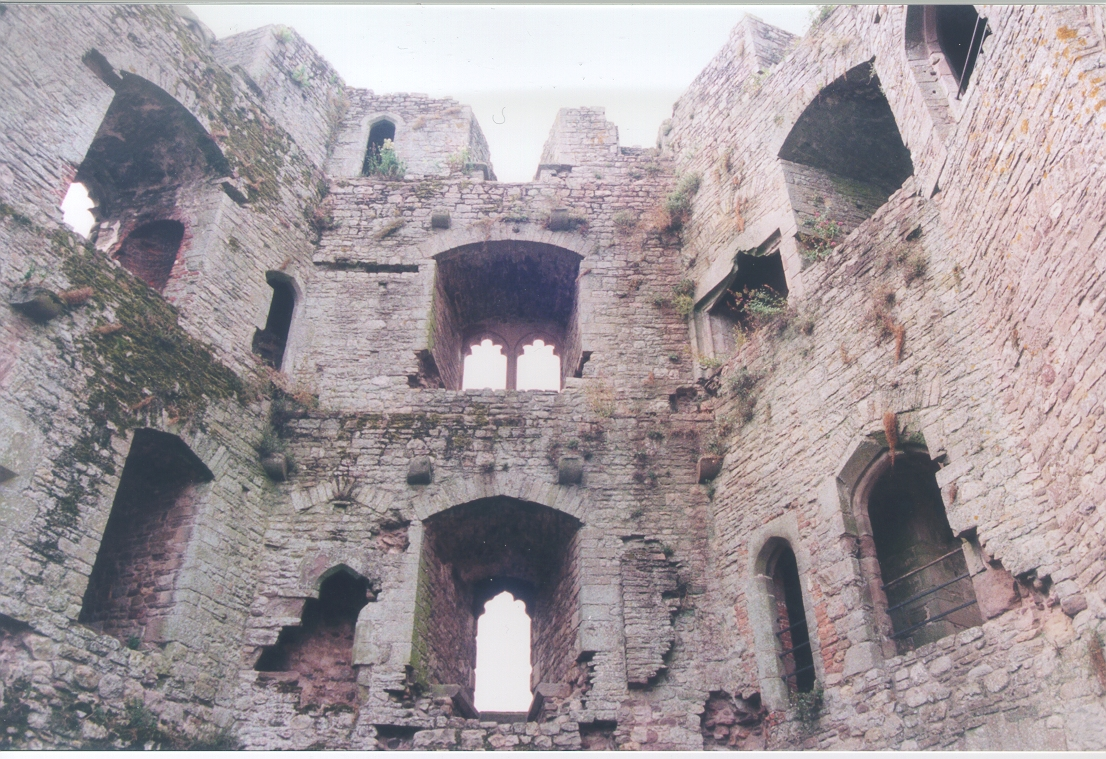
#> input picture Image1.jpg, 1106 x 759 px
$ jupyter execute TP_VSLAM.ipynb
#> lines starting #> are read from the running program, lines starting #| are printed output that depends on the picture; long printed decimals are rounded
[cell 1]
import cv2
import numpy as np
import matplotlib.pyplot as plt
import plotly.graph_objects as go

[cell 2]
img1 = cv2.imread('Image1.jpg', cv2.IMREAD_GRAYSCALE)  # Première image
#> img1: shape (759, 1106); min 46, max 255, mean 155.1
img2 = cv2.imread('Image2.jpg', cv2.IMREAD_GRAYSCALE)  # Deuxième image
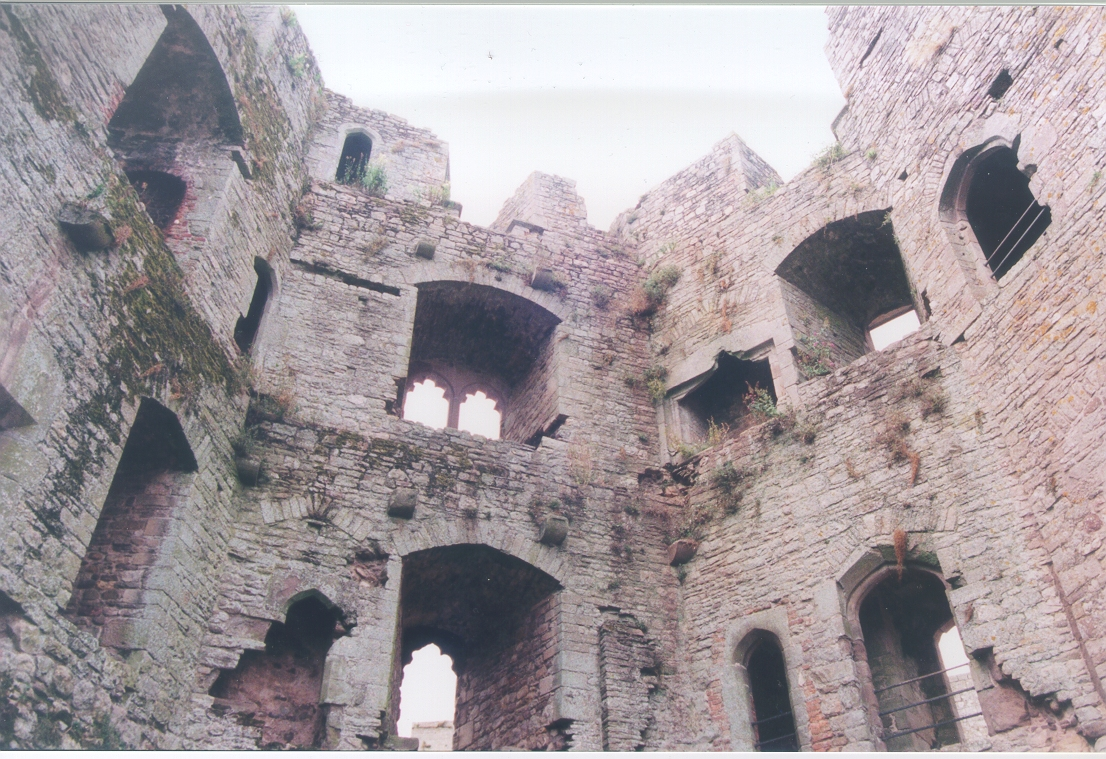
#> input picture Image2.jpg, 1106 x 759 px
#> img2: shape (759, 1106); min 45, max 255, mean 156.8

# Afficher les images
plt.figure(figsize=(10, 5))
plt.subplot(1, 2, 1)
plt.imshow(img1, cmap='gray')
plt.title("Image 1")
plt.subplot(1, 2, 2)
plt.imshow(img2, cmap='gray')
plt.title("Image 2")
plt.show()
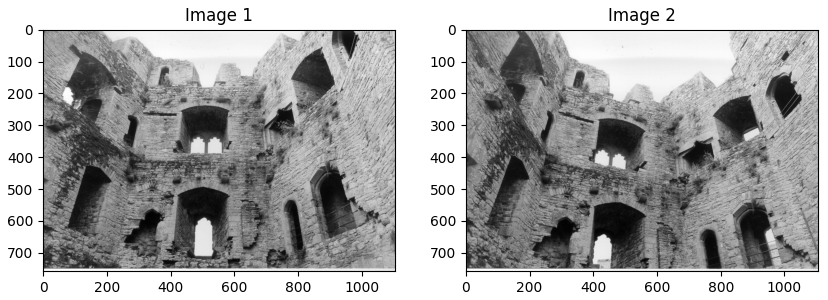
#> figure drawn by matplotlib, 2 panels

Etape 1:
Détection des caractéristiques des deux images avec ORB

[cell 3]
orb = cv2.ORB_create(nfeatures=5000)  # Initialisation d'ORB

keypoints1 = orb.detect(img1,None)
#> keypoints1 = 5000 keypoints; strongest (x, y, size): (982, 52, 31), (980, 54, 31), (505, 591, 111.1), (957, 98, 31)
keypoints2 = orb.detect(img2,None)
#> keypoints2 = 5000 keypoints; strongest (x, y, size): (413, 653, 37.2), (433, 644, 77.1), (412, 653, 31), (412, 654, 44.6)


keypoints1, descriptors1 = orb.compute(img1, keypoints1)
keypoints2, descriptors2 = orb.compute(img2, keypoints2)

[cell 4]
# Afficher les points clés sur la première image
img1_keypoints = cv2.drawKeypoints(img1, keypoints1, None, color=(0, 255, 0))
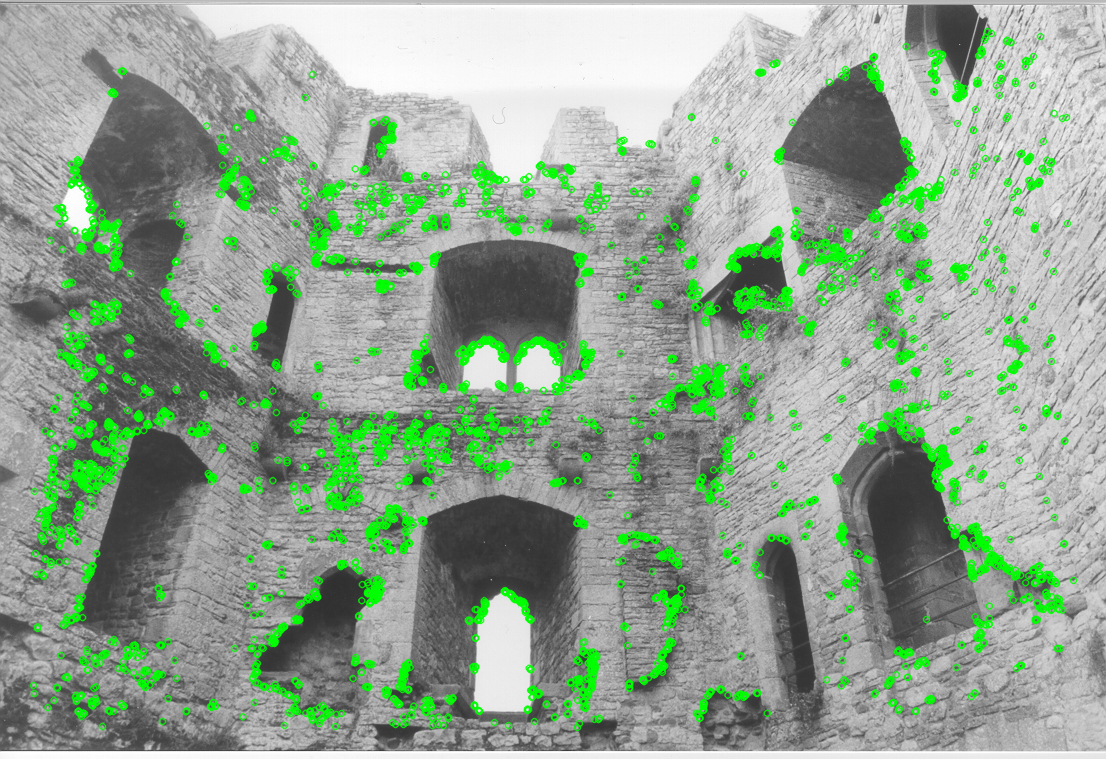
#> img1_keypoints: shape (759, 1106, 3); mean of channels 0, 1, 2 144.6, 163.7, 144.6; drawn as B, G, R
img2_keypoints = cv2.drawKeypoints(img2, keypoints2, None, color=(0, 255, 0))
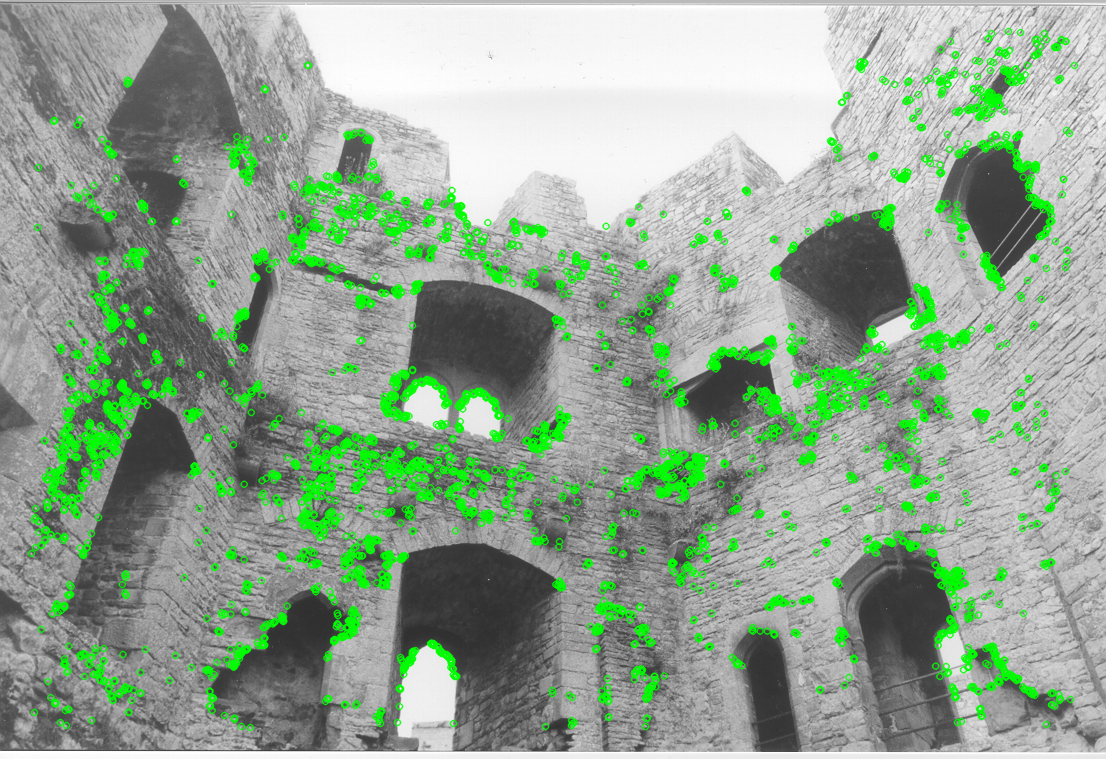
#> img2_keypoints: shape (759, 1106, 3); mean of channels 0, 1, 2 146.4, 165.4, 146.4; drawn as B, G, R
plt.figure(figsize=(10, 5))
plt.subplot(1, 2, 1)
plt.imshow(img1_keypoints)
plt.title("Points clés - Image 1")
plt.subplot(1, 2, 2)
plt.imshow(img2_keypoints)
plt.title("Points clés - Image 2")
plt.show()

Étape 2 : Mise en correspondance avec BFMatcher et filtrage RANSAC

[cell 5]
bf = cv2.BFMatcher(cv2.NORM_HAMMING, crossCheck=True)
matches = bf.match(descriptors1, descriptors2)
#> matches = 1828 matches
matches = sorted(matches, key=lambda x: x.distance)

# Afficher les correspondances
img_matches = cv2.drawMatches(img1, keypoints1, img2, keypoints2, matches[:50], None, flags=2)
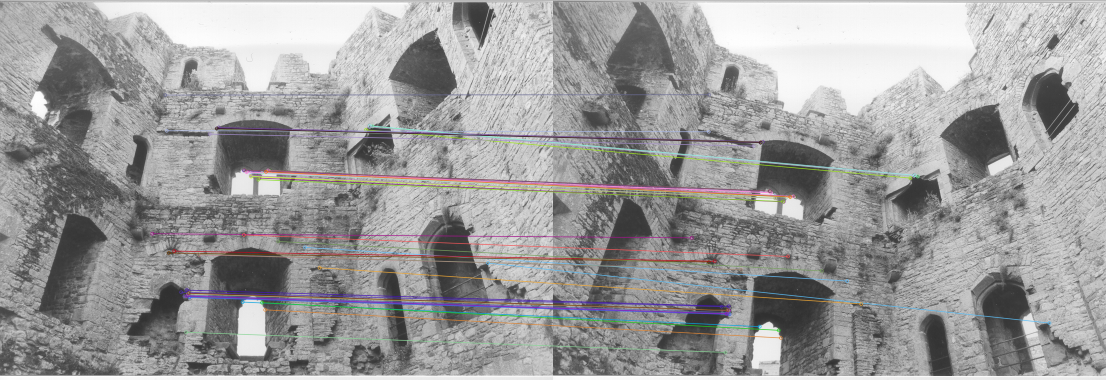
#> img_matches: shape (759, 2212, 3) (shown at 1/2 size); mean of channels 0, 1, 2 155.7, 155.5, 156; drawn as B, G, R
plt.figure(figsize=(15, 10))
plt.imshow(img_matches)
plt.title("Correspondances entre les images")
plt.show()

[cell 6]
pts1 = np.float32([keypoints1[m.queryIdx].pt for m in matches])
#> pts1 = 1828 pairs, first value 33 to 1059.8, second value 31 to 724
pts2 = np.float32([keypoints2[m.trainIdx].pt for m in matches])
#> pts2 = 1828 pairs, first value 31 to 1074, second value 33 to 727

F, mask = cv2.findFundamentalMat(pts1, pts2, method=cv2.FM_RANSAC)
#> F = [[-1.33e-07, -1.64e-07, -0.000194], [2.81e-06, -8.31e-07, 0.00807], [-0.00276, -0.00886, 1]]; mask = 1828 values, max 1 at index 0, min 0 at index 9, mean 0.668

# Filtrer les correspondances avec le masque de RANSAC
pts1_filtered = pts1[mask.ravel() == 1]
#> pts1_filtered = 1221 pairs, first value 35 to 1042, second value 46.08 to 705.6
pts2_filtered = pts2[mask.ravel() == 1]
#> pts2_filtered = 1221 pairs, first value 38.4 to 1054.1, second value 134.4 to 727

# Afficher les correspondances filtrées
img_matches = cv2.drawMatches(img1, keypoints1, img2, keypoints2, [matches[i] for i in range(len(matches)) if mask.ravel()[i] == 1], None, flags=2)
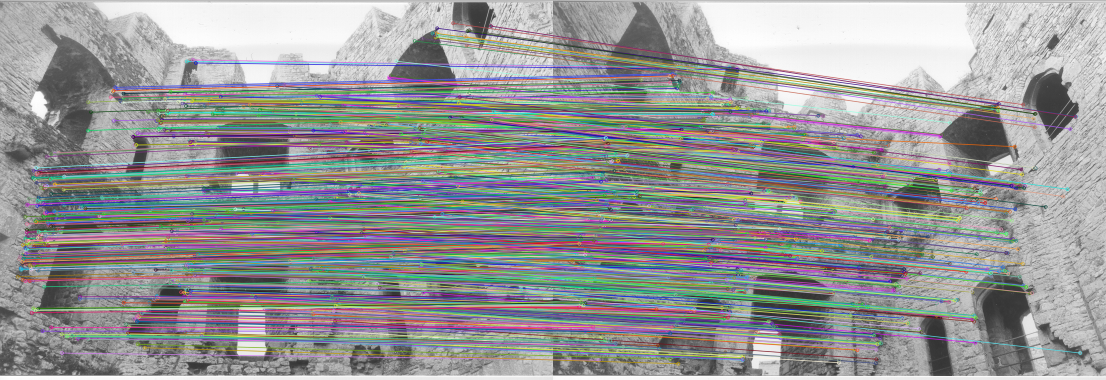
#> img_matches: shape (759, 2212, 3) (shown at 1/2 size); mean of channels 0, 1, 2 150.8, 150.5, 149.6; drawn as B, G, R
plt.figure(figsize=(15, 10))
plt.imshow(img_matches)
plt.title("Correspondances filtrées entre les images")
plt.show()

Etape 3: Matrice Essentielle

[cell 7]
K = np.array([[632.2, 0, 553], [0, 632.2, 379.5], [0, 0, 1]])
E, mask = cv2.findEssentialMat(pts1, pts2, K, method=cv2.RANSAC)
#> E = [[-0.011, -0.0898, 0.0323], [-0.0634, 0.0696, -0.7], [0.118, 0.689, 0.0629]]; mask = 1828 values, max 1 at index 0, min 0 at index 1, mean 0.418
_, R, T, mask_pose = cv2.recoverPose(E, pts1_filtered, pts2_filtered, K)
#> R = [[0.952, -0.2, -0.231], [0.222, 0.972, 0.0765], [0.209, -0.124, 0.97]]; T = [0.991, 0.0568, 0.123]; mask_pose = 1221 values, max 255 at index 0, min 0 at index 1176, mean 254.8
print("Rotation :\n", R)
#| Rotation :
#|  [[ 0.9522 -0.1998 -0.231]
#|  [ 0.2225   0.9719   0.07652]
#|  [ 0.2092 -0.1242  0.97]]
print("Translation :\n", T)
#| Translation :
#|  [[0.9907]
#|  [0.05683]
#|  [0.1234]]

Etape 4: Triangulation et Reconstruction3D

[cell 8]
# Triangulation
proj_matrix1 = np.hstack((np.eye(3), np.zeros((3, 1))))
proj_matrix2 = np.hstack((R, T))
#> proj_matrix2 = [[0.952, -0.2, -0.231, 0.991], [0.222, 0.972, 0.0765, 0.0568], [0.209, -0.124, 0.97, 0.123]]
points_4d_hom = cv2.triangulatePoints(K @ proj_matrix1, K @ proj_matrix2, pts1_filtered.T, pts2_filtered.T)


points_3d = points_4d_hom[:3] / points_4d_hom[3]


fig = go.Figure()


fig.add_trace(go.Scatter3d(
    x=points_3d[0],
    y=points_3d[1],
    z=points_3d[2],
    mode='markers',
    marker=dict(
        size=2,
        color=points_3d[2],
        colorscale='Viridis',
        opacity=0.8
    )
))


fig.update_layout(
    scene=dict(
        xaxis_title='X',
        yaxis_title='Y',
        zaxis_title='Z'
    ),
    title="Points reconstruits en 3D",
    margin=dict(l=0, r=0, b=0, t=40)
)


fig.show()
